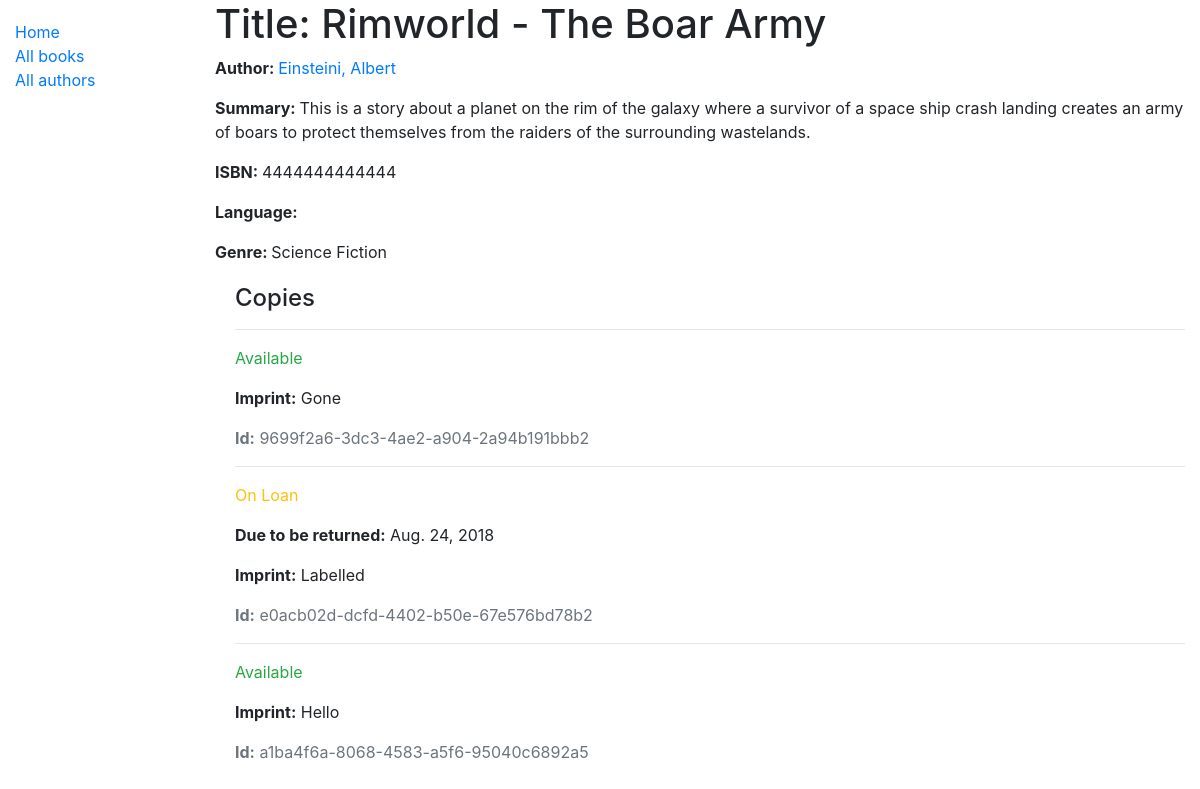
The app's page /catalog/book/4 with its own data.
### catalog/models.py (models this page shows, shortened)
class Book(models.Model):
    title = models.CharField(max_length=200)
    author = models.ForeignKey('Author', on_delete=models.SET_NULL, null=True)
    summary = models.TextField(max_length=1000, help_text='Enter a brief description of the book')
    isbn = models.CharField('ISBN', max_length=13, help_text = '13 Character <a href="https://www.isbn-international.org/content/what-isbn">ISBN number</a>')
    genre = models.ManyToManyField(Genre, help_text='Select a genre for this book')
    def display_genre(self):
        """Create a string for the genre. This is required to display genre in Admin."""
        return ', '.join(genre.name for genre in self.genre.all()[:3])
    display_genre.short_description='Genre'

class Author(models.Model):
    first_name = models.CharField(max_length=100)
    last_name = models.CharField(max_length=100)
    date_of_birth = models.DateField(null=True, blank=True)
    date_of_death = models.DateField('Died', null=True, blank=True)
    class Meta:
        ordering = ['last_name', 'first_name']
    def __str__(self):
        return f'{self.last_name}, {self.first_name}'

class Genre(models.Model):
    name = models.CharField(max_length=200, help_text='Enter a book genre (e.g. Science Fiction)')
    def __str__(self):
        return self.name

class BookInstance(models.Model):
    id = models.UUIDField(primary_key=True, default=uuid.uuid4, help_text='Unique ID for this particular book across whole library.')
    book = models.ForeignKey('Book', on_delete=models.SET_NULL, null = True)
    imprint = models.CharField(max_length=200)
    due_back = models.DateField(null=True, blank=True)
    LOAN_STATUS = (
        ('m', 'Maintenance'),
        ('o', 'On Loan'),
        ('a', 'Available'),
        ('r', 'Reserved'),
        )
    status = models.CharField(
        max_length=1,
        choices=LOAN_STATUS,
        blank=True,
        default='m',
        help_text='Book availability',
    )
    class Meta:
        ordering = ['due_back']

### catalog/views.py (the view)
# urls.py: path('book/<int:pk>', views.BookDetailView.as_view(), name='book-detail'),
class BookDetailView(generic.DetailView):
    model = Book

### catalog/templates/catalog/book_detail.html
{% extends "base_generic.html" %}
{% block content %}
	<h1>Title: {{book.title }}</h1>
	<p><strong>Author: </strong> <a href = "{% url 'author-detail' book.author.pk %}"> {{ book.author }}</a></p>
	<p><strong>Summary: </strong>{{ book.summary }}</p>
	<p><strong>ISBN: </strong> {{ book.isbn }}</p>
	<p><strong>Language: </strong> {{ book.language }}</p>
	<p><strong>Genre: </strong> {% for genre in book.genre.all %} {{ genre }} {% if not forloop.last %}, {% endif %} {% endfor %} </p>
	<div style = "margin-left: 20px; margin-top:20px">
		<h4>Copies</h4>
		{% for copy in book.bookinstance_set.all %}
		<hr>
		<p class="{% if copy.status == 'a' %}text-success{% elif copy.status == 'm'%}text-danger{% else %}text-warning{% endif %}">{{ copy.get_status_display }}</p>
		{% if copy.status != 'a' %}<p><strong>Due to be returned:</strong> {{ copy.due_back }}</p>{% endif %}
		<p><strong>Imprint:</strong> {{ copy.imprint }}</p>
		<p class = "text-muted"><strong>Id:</strong> {{copy.id}} </p>
		{% endfor %}
	</div>
{% endblock %}

### records on screen
Book: title "Rimworld - The Boar Army", author "Einsteini, Albert", summary "This is a story about a planet on the rim of the galaxy where a survivor of a space ship crash landing creates an army of boars to protect themselves from the raiders of the surrounding wastelands.", isbn "4444444444444"
Genre: name "Science Fiction"
BookInstance: status "Available", imprint "Gone", id "9699f2a6-3dc3-4ae2-a904-2a94b191bbb2"
BookInstance: status "On Loan", due_back "Aug. 24, 2018", imprint "Labelled", id "e0acb02d-dcfd-4402-b50e-67e576bd78b2"
BookInstance: status "Available", imprint "Hello", id "a1ba4f6a-8068-4583-a5f6-95040c6892a5"
